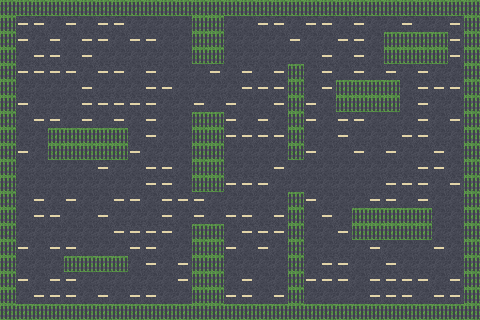

This game map was drawn from its Tiled (.tmx) file and the tilesets committed beside it. A one-line description and the full map source follow:
An orthogonal 30x20 tile map with 16x16 px tiles, 1 tile layer (ground) and 24 objects (2x weapon, 2x enemy, player, pod, aid, ...).

<map version="1.10" orientation="orthogonal" renderorder="right-down" width="30" height="20" tilewidth="16" tileheight="16" infinite="0">
 <properties>
  <property name="displayName" value="Kota Kepompong" />
 </properties>
 <tileset firstgid="1" name="town" tilewidth="16" tileheight="16" spacing="2" margin="1" tilecount="35" columns="8">
  <image source="town_tiles.png" width="144" height="90" />
 </tileset>
 <layer id="1" name="ground" width="30" height="20">
  <data encoding="csv">
16,16,16,16,16,16,16,16,16,16,16,16,16,16,16,16,16,16,16,16,16,16,16,16,16,16,16,16,16,16,
16,6,6,5,6,5,6,6,5,5,5,5,16,16,5,5,6,6,5,6,6,5,6,5,5,6,5,5,6,16,
16,6,5,6,5,6,6,5,6,6,5,5,16,16,5,5,5,5,6,5,5,6,6,5,16,16,16,16,6,16,
16,5,6,6,5,6,5,5,5,5,5,5,16,16,5,5,5,5,5,5,6,5,6,5,16,16,16,16,6,16,
16,6,6,6,6,5,6,6,5,6,5,5,5,6,5,6,5,6,16,5,6,5,6,5,6,5,6,5,5,16,
16,5,5,5,5,6,5,5,5,6,6,5,5,5,5,6,6,6,16,5,6,16,16,16,16,5,6,6,6,16,
16,6,5,5,5,6,6,6,6,6,5,5,6,5,6,5,5,6,16,6,5,16,16,16,16,5,6,5,5,16,
16,5,6,6,5,6,5,6,5,6,5,5,16,16,6,5,6,5,16,6,5,6,6,5,5,5,6,5,6,16,
16,5,5,16,16,16,16,16,5,6,5,5,16,16,6,6,6,6,16,5,5,6,5,5,5,6,6,5,5,16,
16,6,5,16,16,16,16,16,6,5,5,5,16,16,5,5,5,5,16,6,5,5,6,5,6,5,5,6,5,16,
16,5,5,5,5,5,6,5,5,6,6,5,16,16,5,5,5,6,5,5,5,5,5,5,5,5,6,6,5,16,
16,5,5,5,5,5,5,5,5,6,6,5,16,16,6,6,6,5,5,5,5,5,5,5,6,6,6,5,6,16,
16,5,6,5,6,5,5,6,6,5,6,6,6,5,5,5,5,5,16,6,5,5,5,6,6,5,6,5,5,16,
16,5,6,6,5,5,6,5,5,5,6,5,6,5,6,6,5,6,16,5,6,5,16,16,16,16,16,5,5,16,
16,5,5,5,5,5,5,6,6,6,6,5,16,16,5,6,6,6,16,5,5,6,16,16,16,16,16,5,5,16,
16,6,5,6,6,5,5,5,6,6,5,5,16,16,6,5,6,5,16,5,5,5,5,6,5,5,5,6,5,16,
16,5,5,5,16,16,16,16,5,6,5,6,16,16,5,5,5,5,16,5,6,6,5,5,6,5,5,5,5,16,
16,6,5,6,6,5,5,5,5,5,5,6,16,16,5,6,5,5,16,6,6,6,5,6,6,6,6,5,6,16,
16,5,6,6,6,5,6,5,6,6,5,5,16,16,6,6,5,6,16,5,5,5,5,6,6,6,5,6,6,16,
16,16,16,16,16,16,16,16,16,16,16,16,16,16,16,16,16,16,16,16,16,16,16,16,16,16,16,16,16,16
</data>
 </layer>
 <objectgroup id="2" name="collision">
  <object id="1" x="0" y="304" width="480" height="16" />
  <object id="2" x="0" y="0" width="480" height="16" />
  <object id="3" x="0" y="16" width="16" height="288" />
  <object id="4" x="464" y="16" width="16" height="288" />
  <object id="5" x="48" y="128" width="80" height="32" />
  <object id="6" x="64" y="256" width="64" height="16" />
  <object id="7" x="192" y="224" width="32" height="80" />
  <object id="8" x="192" y="112" width="32" height="80" />
  <object id="9" x="192" y="16" width="32" height="48" />
  <object id="10" x="288" y="192" width="16" height="112" />
  <object id="11" x="288" y="64" width="16" height="96" />
  <object id="12" x="352" y="208" width="80" height="32" />
  <object id="13" x="336" y="80" width="64" height="32" />
  <object id="14" x="384" y="32" width="64" height="32" />
 </objectgroup>
 <objectgroup id="3" name="entities">
  <object id="15" name="player" x="37" y="196" width="6" height="4">
   <properties>
    <property name="kind" value="player" />
   </properties>
  </object>
  <object id="16" name="weapon" x="53" y="196" width="6" height="4">
   <properties>
    <property name="kind" value="weapon" />
    <property name="weapon" value="knife" />
    <property name="rounds" value="0" />
   </properties>
  </object>
  <object id="17" name="pod" x="37" y="164" width="6" height="4">
   <properties>
    <property name="kind" value="pod" />
    <property name="label" value="Kepompong Z-01" />
    <property name="dialogue" value="z01" />
   </properties>
  </object>
  <object id="18" name="enemy" x="133" y="196" width="6" height="4">
   <properties>
    <property name="kind" value="enemy" />
    <property name="role" value="guard" />
    <property name="id" value="first" />
   </properties>
  </object>
  <object id="19" name="enemy" x="261" y="100" width="6" height="4">
   <properties>
    <property name="kind" value="enemy" />
    <property name="role" value="guard" />
    <property name="id" value="patrol" />
   </properties>
  </object>
  <object id="20" name="aid" x="165" y="132" width="6" height="4">
   <properties>
    <property name="kind" value="aid" />
   </properties>
  </object>
  <object id="21" name="note" x="165" y="116" width="6" height="4">
   <properties>
    <property name="kind" value="note" />
    <property name="note" value="citizen_412" />
    <property name="label" value="Baca catatan warga" />
   </properties>
  </object>
  <object id="22" name="weapon" x="245" y="196" width="6" height="4">
   <properties>
    <property name="kind" value="weapon" />
    <property name="weapon" value="pipe" />
    <property name="rounds" value="0" />
   </properties>
  </object>
  <object id="23" name="alarm" x="325" y="164" width="6" height="4">
   <properties>
    <property name="kind" value="alarm" />
   </properties>
  </object>
  <object id="24" name="house" x="437" y="148" width="6" height="4">
   <properties>
    <property name="kind" value="house" />
   </properties>
  </object>
 </objectgroup>
</map>
